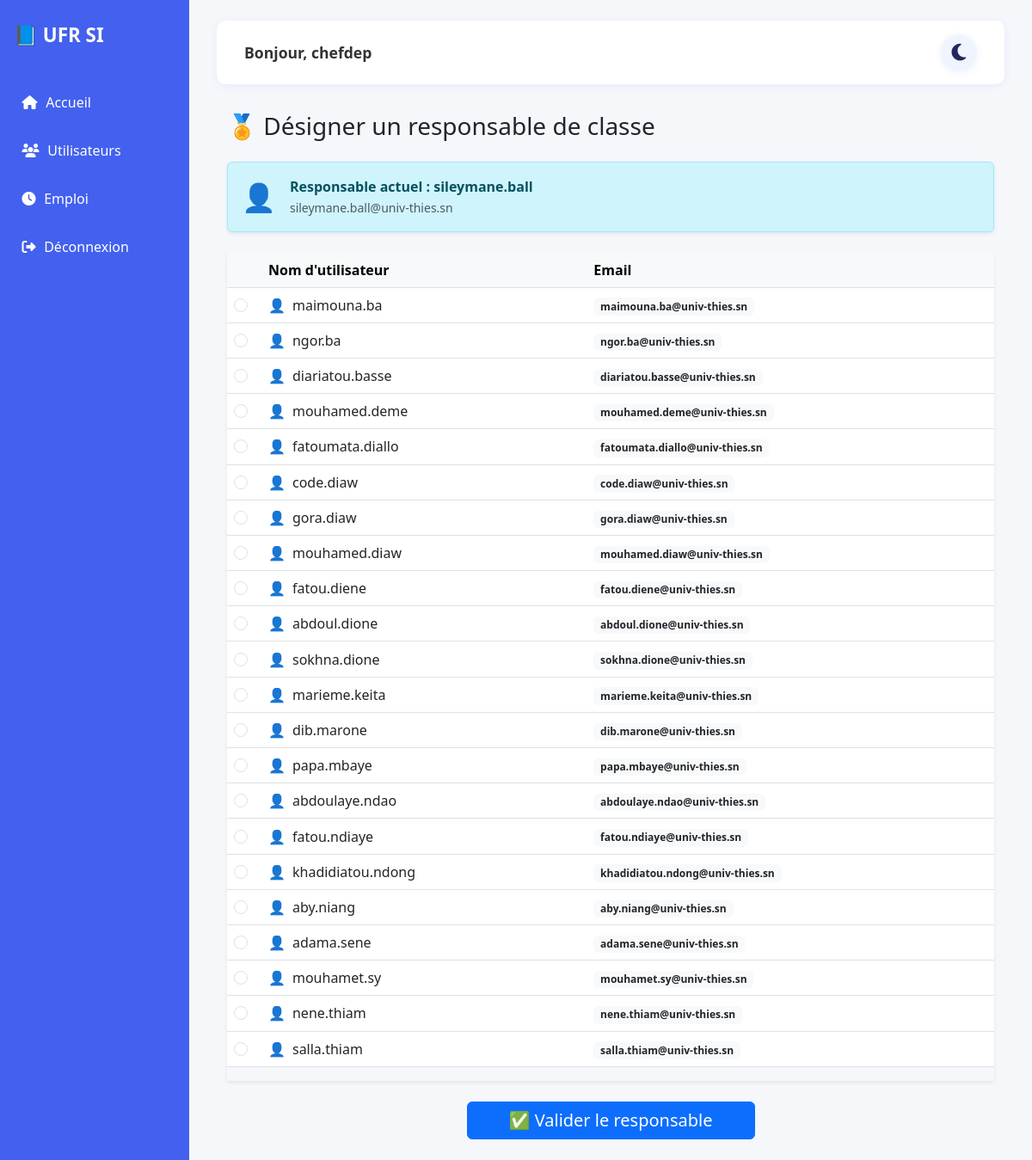
The page /chef/choisir_responsable (signed in) on the database its author committed.
### tables this page shows
CREATE TABLE users (
            id INTEGER PRIMARY KEY AUTOINCREMENT,
            username TEXT UNIQUE NOT NULL,
            password TEXT NOT NULL,
            email TEXT UNIQUE NOT NULL,
            role_id INTEGER NOT NULL,   -- 1=Chef, 2=Enseignant, 3=Responsable, 4=Étudiant
            confirmed BOOLEAN DEFAULT 0
        );

### app.py (the view, shortened to what this page needs)
@app.route('/chef/choisir_responsable', methods=['GET', 'POST'])
@login_required
def choisir_responsable():
    if current_user.role_id != 1:
        return "Accès refusé", 403
    conn = sqlite3.connect('app.db')
    conn.row_factory = sqlite3.Row
    cursor = conn.cursor()
    cursor.execute("SELECT * FROM users WHERE role_id = 4")
    etudiants = cursor.fetchall()
    cursor.execute("SELECT * FROM users WHERE role_id = 3")
    actuel_responsable = cursor.fetchone()
    conn.close()
    return render_template(
        "choisir_responsable.html",
        etudiants=etudiants,
        actuel_responsable=actuel_responsable
    )

### app.py (called while the page is built)
@login_manager.user_loader
def load_user(user_id):
    return User.get_by_id(user_id)

### config_sqlite.py (called while the page is built)
def get_connection():
    return sqlite3.connect(DATABASE)

### models/user.py (called while the page is built)
    @staticmethod
    def get_by_id(user_id):
        conn = config.get_connection()
        conn.row_factory = sqlite3.Row
        cursor = conn.cursor()
        cursor.execute("SELECT * FROM users WHERE id = ?", (user_id,))
        row = cursor.fetchone()
        conn.close()
        if row:
            return User(row["id"], row["username"], row["password"], row["email"], row["role_id"], row["confirmed"])

### templates/choisir_responsable.html (shortened to what this page needs)
{% extends "base_dashboard.html" %}
{% block content %}
<div class="container">
    <h3 class="mb-4">🏅 Désigner un responsable de classe</h3>
    {% if actuel_responsable %}
        <div class="alert alert-info d-flex align-items-center mb-4 shadow-sm" role="alert">
            <span class="me-3 fs-2">👤</span>
            <div>
                <div>
                    <b>Responsable actuel :</b> <span class="fw-semibold">{{ actuel_responsable.username }}</span>
                </div>
                <small class="text-muted">{{ actuel_responsable.email }}</small>
            </div>
        </div>
    {% else %}
        <div class="alert alert-secondary mb-4 shadow-sm" role="alert">
            <span class="me-2 fs-5">ℹ️</span>
            Aucun responsable désigné pour le moment.
        </div>
    {% endif %}
    <form method="post">
        {% if etudiants %}
        <div class="table-responsive shadow-sm">
            <table class="table align-middle table-hover">
                <thead class="table-light">
                    <tr>
                        <th style="width:40px"></th>
                        <th>Nom d'utilisateur</th>
                        <th>Email</th>
                    </tr>
                </thead>
                <tbody>
                    {% for etu in etudiants %}
                    <tr>
                        <td>
                            <input type="radio" class="form-check-input" name="etudiant_id" value="{{ etu.id }}" id="etu{{ etu.id }}" required>
                        </td>
                        <td>
                            <label for="etu{{ etu.id }}" class="mb-0 fw-medium" style="cursor:pointer">
                                <span class="me-2">👤</span>{{ etu.username }}
                            </label>
                        </td>
                        <td>
                            <span class="badge bg-light text-dark">{{ etu.email }}</span>
                        </td>
                    </tr>
                    {% endfor %}
                </tbody>
            </table>
        </div>
        <div class="text-center">
            <button type="submit" class="btn btn-primary mt-4 px-5 fs-5">
                ✅ Valider le responsable
            </button>
        </div>
        {% else %}
            <div class="alert alert-warning text-center mt-4">Aucun étudiant à afficher.</div>
        {% endif %}
    </form>
</div>
{% endblock %}

### templates/base_dashboard.html (shortened to what this page needs)
<!DOCTYPE html>
<html lang="fr">
<head>
    <link rel="stylesheet" href="https://cdnjs.cloudflare.com/ajax/libs/font-awesome/6.5.0/css/all.min.css">
    <link href="https://cdn.jsdelivr.net/npm/bootstrap@5.3.0/dist/css/bootstrap.min.css" rel="stylesheet">
</head>
<body>
    <aside class="sidebar">
        <div class="logo">📘 UFR SI</div>
        <nav>
            <a href="{{ url_for('chef') }}"><i class="fa fa-home"></i> Accueil</a>
            <a href="{{ url_for('gestion_utilisateurs') }}"><i class="fa fa-users"></i> Utilisateurs</a>
            <a href="{{ url_for('voir_emploi') }}"><i class="fa fa-clock"></i> Emploi</a>
            <a href="{{ url_for('logout') }}"><i class="fa fa-sign-out-alt"></i> Déconnexion</a>
        </nav>
    </aside>
    <div class="main-content">
        <header class="topbar">
            <div class="user-info">
                Bonjour, {{ current_user.username }}
            </div>
            <button class="dark-mode-toggle" id="darkModeBtn" aria-label="Activer/désactiver le mode sombre">
                <i class="fa-solid fa-moon"></i>
            </button>
        </header>
        <main>
            {% block content %}{% endblock %}
        </main>
    </div>
</body>
</html>

### templates/base_dashboard.html (style rules this page uses)
body { margin: 0; font-family: 'Segoe UI', Tahoma, Geneva, Verdana, sans-serif; background: #f5f7fb; transition: background 0.3s, color 0.3s; }
.sidebar { position: fixed; left: 0; top: 0; width: 220px; height: 100%; background: #4361ee; color: white; display: flex; flex-direction: column; padding: 1.5em 1em; z-index: 100; }
.sidebar .logo { font-size: 1.4em; font-weight: bold; margin-bottom: 1.2em; }
.sidebar nav a { color: white; text-decoration: none; margin: 0.8em 0; display: flex; align-items: center; gap: 0.6em; font-weight: 500; transition: background 0.2s; padding: 0.6em; border-radius: 6px; }
.main-content { margin-left: 220px; padding: 1.5em 2em; transition: background 0.3s, color 0.3s; }
.topbar { background: white; padding: 1em 2em; border-radius: 10px; margin-bottom: 2em; box-shadow: 0 2px 10px rgba(67, 97, 238, 0.08); display: flex; justify-content: space-between; align-items: center; transition: background 0.3s, color 0.3s; }
.user-info { font-weight: 600; color: #333; font-size: 1.1em; }
.dark-mode-toggle { background: #f0f4ff; border: none; border-radius: 50px; width: 42px; height: 42px; display: flex; align-items: center; justify-content: center; cursor: pointer; transition: background 0.2s; box-shadow: 0 2px 8px rgba(67,97,238,0.10); margin-left: 1em; font-size: 1.4em; }
.dark-mode-toggle .fa-moon, .dark-mode-toggle .fa-sun { transition: color 0.3s, opacity 0.3s; position: absolute; }
.dark-mode-toggle .fa-moon { color: #22295a; opacity: 1; pointer-events: auto; }

### rows shown on the page
users: username "chefdep"
users: username "sileymane.ball", email "sileymane.ball@univ-thies.sn"
users: username "maimouna.ba", email "maimouna.ba@univ-thies.sn"
users: username "ngor.ba", email "ngor.ba@univ-thies.sn"
users: username "diariatou.basse", email "diariatou.basse@univ-thies.sn"
users: username "mouhamed.deme", email "mouhamed.deme@univ-thies.sn"
users: username "fatoumata.diallo", email "fatoumata.diallo@univ-thies.sn"
users: username "code.diaw", email "code.diaw@univ-thies.sn"
users: username "gora.diaw", email "gora.diaw@univ-thies.sn"
users: username "mouhamed.diaw", email "mouhamed.diaw@univ-thies.sn"
users: username "fatou.diene", email "fatou.diene@univ-thies.sn"
users: username "abdoul.dione", email "abdoul.dione@univ-thies.sn"
users: username "sokhna.dione", email "sokhna.dione@univ-thies.sn"
users: username "marieme.keita", email "marieme.keita@univ-thies.sn"
users: username "dib.marone", email "dib.marone@univ-thies.sn"
users: username "papa.mbaye", email "papa.mbaye@univ-thies.sn"
users: username "abdoulaye.ndao", email "abdoulaye.ndao@univ-thies.sn"
users: username "fatou.ndiaye", email "fatou.ndiaye@univ-thies.sn"
users: username "khadidiatou.ndong", email "khadidiatou.ndong@univ-thies.sn"
users: username "aby.niang", email "aby.niang@univ-thies.sn"
users: username "adama.sene", email "adama.sene@univ-thies.sn"
users: username "mouhamet.sy", email "mouhamet.sy@univ-thies.sn"
users: username "nene.thiam", email "nene.thiam@univ-thies.sn"
users: username "salla.thiam", email "salla.thiam@univ-thies.sn"
